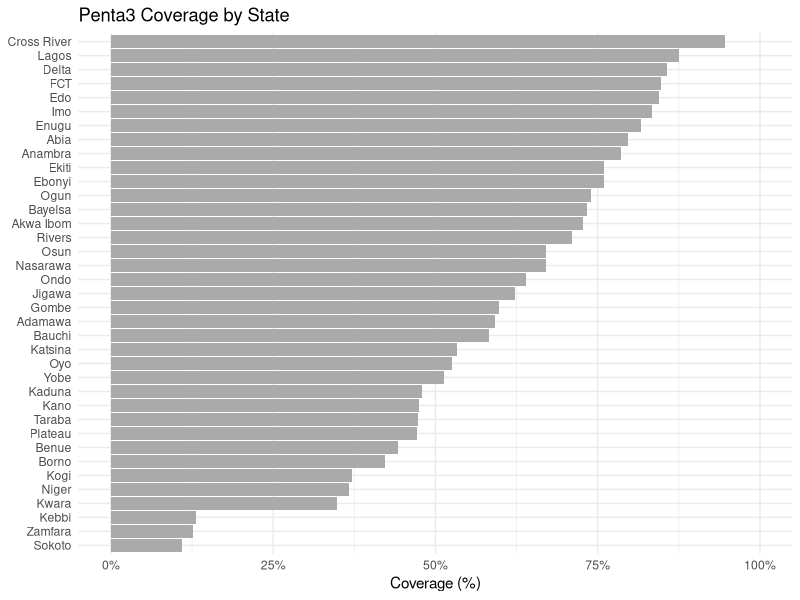
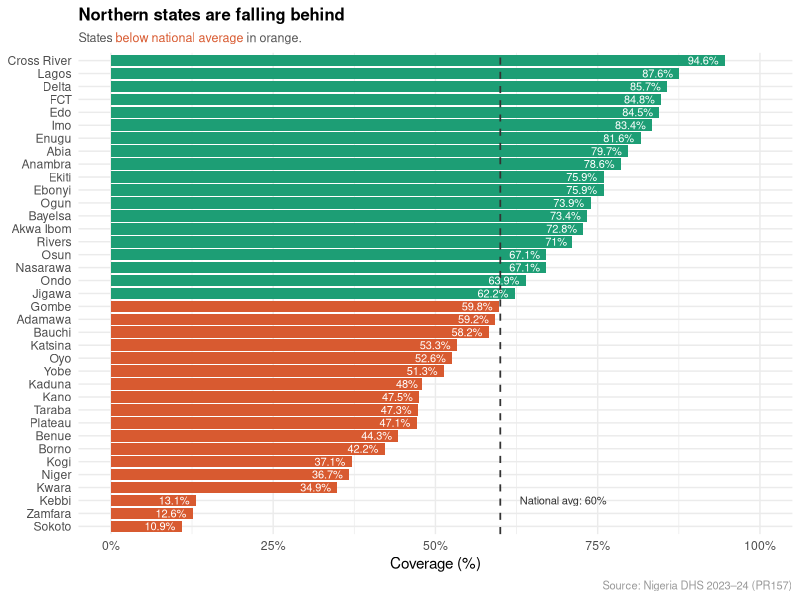
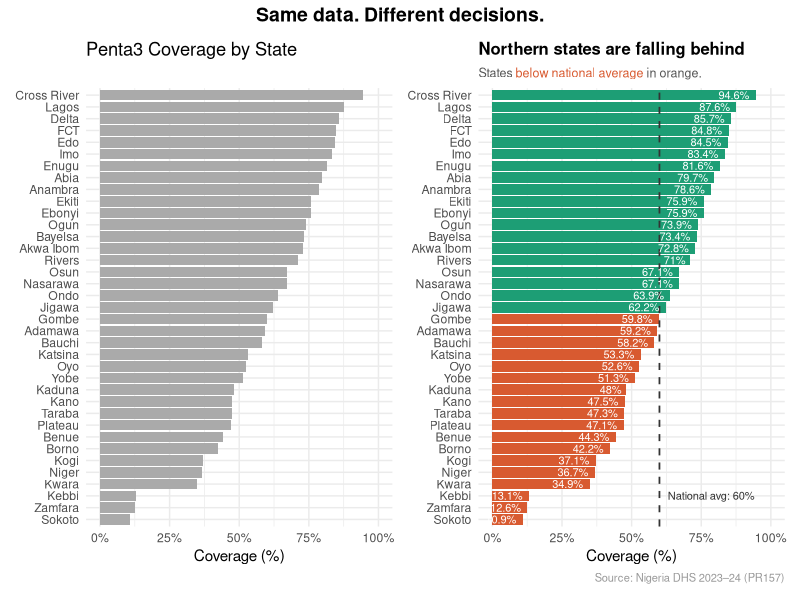

The R source for these figures, in order:
## ---- chunk 1
library(ggplot2)   # for building charts
library(ggtext)    # for formatted text in chart titles
library(patchwork) # for combining multiple charts
library(scales)    # for formatting axis labels as percentages
library(dplyr)     # for organising and transforming data
## ---- chunk 2
coverage <- data.frame(
  state = c(
    "Abia", "Adamawa", "Akwa Ibom", "Anambra", "Bauchi",
    "Bayelsa", "Benue", "Borno", "Cross River", "Delta",
    "Ebonyi", "Edo", "Ekiti", "Enugu", "FCT",
    "Gombe", "Imo", "Jigawa", "Kaduna", "Kano",
    "Katsina", "Kebbi", "Kogi", "Kwara", "Lagos",
    "Nasarawa", "Niger", "Ogun", "Ondo", "Osun",
    "Oyo", "Plateau", "Rivers", "Sokoto", "Taraba",
    "Yobe", "Zamfara"
  ),
  penta3_coverage = c(
    79.7, 59.2, 72.8, 78.6, 58.2,
    73.4, 44.3, 42.2, 94.6, 85.7,
    75.9, 84.5, 75.9, 81.6, 84.8,
    59.8, 83.4, 62.2, 48.0, 47.5,
    53.3, 13.1, 37.1, 34.9, 87.6,
    67.1, 36.7, 73.9, 63.9, 67.1,
    52.6, 47.1, 71.0, 10.9, 47.3,
    51.3, 12.6
  )
)
## ---- chunk 3
# View the first few rows
head(coverage)

# Quick summary of coverage values
summary(coverage$penta3_coverage)
## ---- chunk 4
#| fig-height: 8
chart_before <- ggplot(
  data = coverage,
  aes(
    x = reorder(state, penta3_coverage),
    y = penta3_coverage
  )
) +
  geom_col(fill = "#AAAAAA") +
  coord_flip() +
  scale_y_continuous(
    labels = label_percent(scale = 1),
    limits = c(0, 100)
  ) +
  labs(
    title = "Penta3 Coverage by State",
    x     = NULL,
    y     = "Coverage (%)"
  ) +
  theme_minimal(base_size = 11)

chart_before
## ---- chunk 5
# Calculate the national average
national_avg <- mean(coverage$penta3_coverage)
national_avg

# States below the national average
coverage %>%
  filter(penta3_coverage < national_avg) %>%
  arrange(penta3_coverage)
## ---- chunk 6
#| fig-height: 8
# Flag each state as above or below the national average
coverage <- coverage %>%
  mutate(below_avg = penta3_coverage < national_avg)

chart_after <- ggplot(
  data = coverage,
  aes(
    x    = reorder(state, penta3_coverage),
    y    = penta3_coverage,
    fill = below_avg
  )
) +
  geom_col() +
  geom_hline(
    yintercept = national_avg,
    linetype   = "dashed",
    colour     = "#333333",
    linewidth  = 0.6
  ) +
  geom_text(
    aes(label = paste0(penta3_coverage, "%")),
    hjust    = 1.2,
    size     = 2.8,
    colour   = "white"
  ) +
  coord_flip() +
  scale_fill_manual(
    values = c("TRUE" = "#D85A30", "FALSE" = "#1D9E75"),
    guide  = "none"
  ) +
  scale_y_continuous(
    labels = label_percent(scale = 1),
    limits = c(0, 100)
  ) +
  annotate(
    geom   = "text",
    x      = 3,
    y      = national_avg + 3,
    label  = paste0("National avg: ", round(national_avg, 1), "%"),
    hjust  = 0,
    size   = 2.8,
    colour = "#333333"
  ) +
  labs(
    title    = "**Northern states are falling behind**",
    subtitle = "States <span style='color:#D85A30'>below national average</span> in orange.",
    x        = NULL,
    y        = "Coverage (%)",
    caption  = "Source: Nigeria DHS 2023–24 (PR157)"
  ) +
  theme_minimal(base_size = 11) +
  theme(
    plot.title    = element_markdown(size = 12, lineheight = 1.3),
    plot.subtitle = element_markdown(size = 9, colour = "#555555"),
    plot.caption  = element_text(size = 8, colour = "#999999")
  )

chart_after
## ---- chunk 7
#| fig-height: 9
#| fig-width: 12
chart_before + chart_after +
  plot_annotation(
    title = "Same data. Different decisions.",
    theme = theme(
      plot.title = element_text(size = 14, face = "bold", hjust = 0.5)
    )
  ) +
  plot_layout(widths = c(1, 1))
